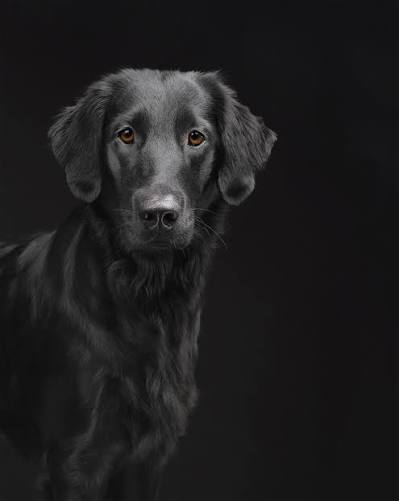
#> input picture query images/dog_limitation.jpg, 399 x 501 px
$ python -i preprocessing.py   (imports and definitions only)
#> lines starting #> are read from the running program, lines starting #| are printed output that depends on the picture
"""
preprocessing.py

Functions for preparing images before feature extraction.
"""

import cv2
import numpy as np

from config import IMAGE_SIZE, MIN_CONTRAST_STD


def load_image(path):
    """Load an image from disk."""

    try:
        raw_bytes = np.fromfile(
            path,
            dtype=np.uint8
        )

        if raw_bytes.size == 0:
            return None

        return cv2.imdecode(
            raw_bytes,
            cv2.IMREAD_COLOR
        )

    except Exception:
        return None


def resize_with_padding(image, size=IMAGE_SIZE):
    """Resize an image without changing its aspect ratio."""

    height, width = image.shape[:2]

    scale = size / float(
        max(height, width)
    )

    new_width = max(
        1,
        int(round(width * scale))
    )

    new_height = max(
        1,
        int(round(height * scale))
    )

    resized = cv2.resize(
        image,
        (new_width, new_height),
        interpolation=cv2.INTER_AREA
    )

    pad_top = (
        size - new_height
    ) // 2

    pad_bottom = (
        size - new_height
        - pad_top
    )

    pad_left = (
        size - new_width
    ) // 2

    pad_right = (
        size - new_width
        - pad_left
    )

    return cv2.copyMakeBorder(
        resized,
        pad_top,
        pad_bottom,
        pad_left,
        pad_right,
        borderType=cv2.BORDER_CONSTANT,
        value=(0, 0, 0)
    )


def to_grayscale(image):
    """Convert a BGR image to grayscale."""

    return cv2.cvtColor(
        image,
        cv2.COLOR_BGR2GRAY
    )


def normalize_lighting(gray):
    """Improve local contrast using CLAHE."""

    clahe = cv2.createCLAHE(
        clipLimit=2.0,
        tileGridSize=(8, 8)
    )

    return clahe.apply(gray)


def has_enough_contrast(gray):
    """Check whether the image has enough contrast."""

    return (
        float(gray.std())
        >= MIN_CONTRAST_STD
    )


def preprocess(image):
    """Run the complete preprocessing pipeline."""

    padded = resize_with_padding(
        image,
        IMAGE_SIZE
    )

    gray = to_grayscale(padded)

    # Check contrast before applying CLAHE
    usable = has_enough_contrast(gray)

    gray = normalize_lighting(gray)

    return gray, usable


def load_and_preprocess(path):
    """Load and preprocess an image."""

    image = load_image(path)

    if image is None:
        return None, False

    return preprocess(image)

>>> import cv2
>>> picture = cv2.imread('query images/dog_limitation.jpg')
#> picture is the input picture: shape (501, 399, 3); mean B, G, R 30.4, 29.7, 30.4
>>> result = preprocess(picture)
#> in resize_with_padding, `return cv2.copyMakeBorder( resized, pad_top, pad_bottom, pad_left, pad..`:
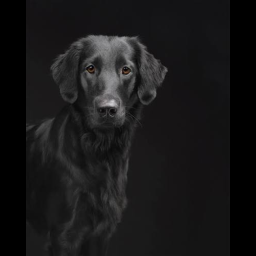
#> returned value: shape (256, 256, 3); mean of channels 0, 1, 2 24.2, 23.7, 24.2; drawn as B, G, R
#> in preprocess, `usable = has_enough_contrast(gray)`: usable = True
#> in normalize_lighting, `return clahe.apply(gray)`:
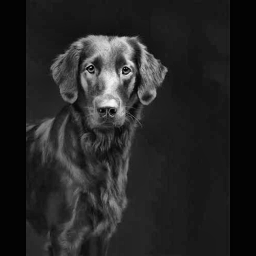
#> returned value: shape (256, 256); min 2, max 247, mean 36.3
